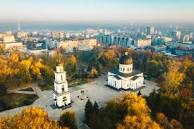
#> input picture Anul_3/Semestrul 1/PD/Laboratorul 7/1.jpg, 194 x 129 px
$ python ex13.py
#> lines starting #> are read from the running program, lines starting #| are printed output that depends on the picture
from skimage import io, img_as_float
from skimage.util import random_noise
from scipy import ndimage, signal
import numpy as np
from matplotlib import pyplot as plt

img = io.imread("1.jpg")
#> img is the input picture: shape (129, 194, 3); mean R, G, B 137.7, 133.1, 112
rotated_img = ndimage.rotate(img, angle=45, reshape=False)
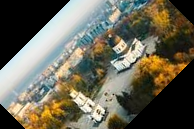
#> rotated_img: shape (129, 194, 3); mean R, G, B 105.4, 102.1, 86.3
rescaled_image = ndimage.zoom(img, zoom=(1 / 20, 1 / 20, 1))

noisy_image = random_noise(img, mode="gaussian", var=0.1)
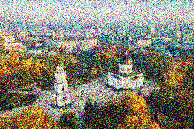
#> noisy_image: shape (129, 194, 3) float64; mean R, G, B 0.532, 0.516, 0.454

gaussian_filtered = ndimage.gaussian_filter(noisy_image, sigma=1)
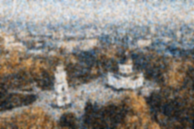
#> gaussian_filtered: shape (129, 194, 3) float64; mean R, G, B 0.523, 0.502, 0.477
median_filtered = ndimage.median_filter(noisy_image, size=3)
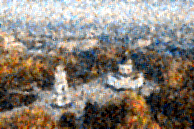
#> median_filtered: shape (129, 194, 3) float64; mean R, G, B 0.534, 0.499, 0.464
wiener_filtered = np.abs(signal.wiener(noisy_image))
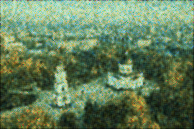
#> wiener_filtered: shape (129, 194, 3) float64; mean R, G, B 0.395, 0.498, 0.361

plt.subplot(2, 4, 1)
plt.imshow(img, cmap="Blues")
plt.axis("off")
plt.title("Imagine originală")

plt.subplot(2, 4, 2)
plt.imshow(rotated_img, cmap="Blues")
plt.axis("off")
plt.title("Imagine rotită la 45 de grade")

plt.subplot(2, 4, 3)
plt.imshow(rescaled_image, cmap="gray")
plt.axis("off")
plt.title("Imagine redimensionată")

plt.subplot(2, 4, 4)
plt.imshow(noisy_image, cmap="gray")
plt.axis("off")
plt.title("Imagine cu zgomot")

plt.subplot(2, 4, 5)
plt.imshow(gaussian_filtered, cmap="gray")
plt.axis("off")
plt.title("Filtru Gaussian")

plt.subplot(2, 4, 6)
plt.imshow(median_filtered, cmap="gray")
plt.axis("off")
plt.title("Filtru Median")

plt.subplot(2, 4, 7)
plt.imshow(wiener_filtered, cmap="gray")
plt.axis("off")
#> (the run stopped early here; a loop or call above may not have finished)
